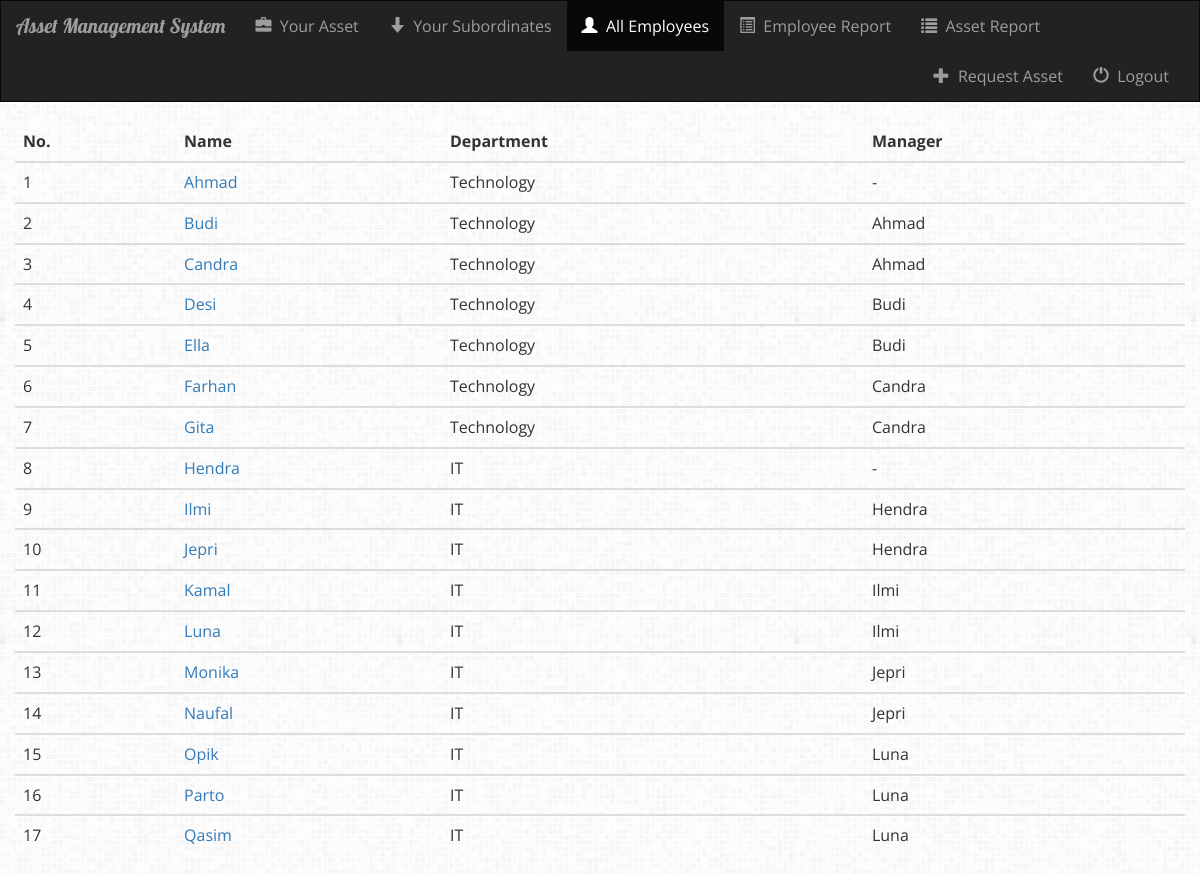
The app's page /ams/employees/ (signed in) with its own data.
### ams/models.py (models this page shows)
class Employee(models.Model):
    user = models.OneToOneField(User)
    employee_name = models.CharField(max_length=250)
    department = models.ForeignKey(Department, default=1, on_delete=models.CASCADE)
    manager = models.ForeignKey('self', null=True, related_name='employee')
    def __str__(self):
        return self.employee_name

class Department(models.Model):
    department_name = models.CharField(max_length=250)
    def __str__(self):
        return self.department_name

### ams/views.py (the view)
# urls.py: url(r'^employees/(?P<employee_id>[0-9]+)/$', views.employee_detail, name='employee_detail'),
def employees(request):
    if not request.user.is_authenticated():
        return render(request, 'ams/login.html')
    else:
        all_employees = Employee.objects.all()
        return render(request, 'ams/employees.html', {'all_employees': all_employees})

### ams/templates/ams/employees.html
{% extends 'ams/base.html' %}
{% block employees_active %}active{% endblock %}
{% block body %}
<div class="employees-container container-fluid">
    {% if all_employees %}
        <table class="table table-hover">
            <thead>
                <tr>
                    <th scope="col">No.</th>
                    <th scope="col">Name</th>
                    <th scope="col">Department</th>
                    <th scope="col">Manager</th>
                </tr>
            </thead>
            {% for employee in all_employees %}
                <tbody>
                    <tr>
                        <td>{{ forloop.counter }}</td>
                        <td>
                            <a href="{% url 'ams:employee_detail' employee.id %}">{{ employee.employee_name }}</a>
                        </td>
                        <td>{{ employee.department }}</td>
                        {% if employee.manager is None %}
                            <td>-</td>
                        {% else %}
                            <td>{{ employee.manager }}</td>
                        {% endif %}
                    </tr>
                </tbody>
            {% endfor %}
        </table>
    {% else %}
        <h1>There is no employees</h1>
    {% endif %}
</div>
{% endblock %}

### ams/templates/ams/base.html (shortened to what this page needs)
<!DOCTYPE html>
<html lang="en">
<head>
    {% load staticfiles %}
    <link href="https://maxcdn.bootstrapcdn.com/bootstrap/3.3.6/css/bootstrap.min.css" rel="stylesheet" type="text/css">
    <link href="{% static 'ams/style.css' %}" rel="stylesheet" type="text/css"/>
</head>
<body>
<nav class="navbar navbar-inverse">
    <div class="container-fluid">
        <div class="navbar-header">
            <a class="navbar-brand" href="{% url 'ams:index' %}">Asset Management System</a>
        </div>
        <div class="collapse navbar-collapse" id="topNavBar">
            <ul class="nav navbar-nav">
                <li class="{% block assets_active %}{% endblock %}">
                    <a href="{% url 'ams:index' %}">
                        <span class="glyphicon glyphicon-briefcase" aria-hidden="true"></span>&nbsp; Your Asset
                    </a>
                </li>
                <li class="{% block subordinates_active %}{% endblock %}">
                    <a href="{% url 'ams:subordinates' %}">
                        <span class="glyphicon glyphicon-arrow-down" aria-hidden="true"></span>&nbsp; Your Subordinates
                    </a>
                </li>
                <li class="{% block employees_active %}{% endblock %}">
                    <a href="{% url 'ams:employees' %}">
                        <span class="glyphicon glyphicon-user" aria-hidden="true"></span>&nbsp; All Employees
                    </a>
                </li>
                <li class="{% block employee_report_active %}{% endblock %}">
                    <a href="{% url 'ams:employee_report' %}">
                        <span class="glyphicon glyphicon-list-alt" aria-hidden="true"></span>&nbsp; Employee Report
                    </a>
                </li>
                <li class="{% block asset_report_active %}{% endblock %}">
                    <a href="{% url 'ams:asset_report' %}">
                        <span class="glyphicon glyphicon-list" aria-hidden="true"></span>&nbsp; Asset Report
                    </a>
                </li>
            </ul>
            <ul class="nav navbar-nav navbar-right">
                <li class="{% block request_asset_active %}{% endblock %}">
                    <a href="{% url 'ams:request_asset' %}">
                        <span class="glyphicon glyphicon-plus" aria-hidden="true"></span>&nbsp; Request Asset
                    </a>
                </li>
                <li>
                    <a href="{% url 'ams:logout_user' %}">
                        <span class="glyphicon glyphicon-off" aria-hidden="true"></span>&nbsp; Logout
                    </a>
                </li>
            </ul>
        </div>
    </div>
</nav>
{% block body %}
{% endblock %}
</body>
</html>

### ams/static/ams/style.css (style rules this page uses)
body { background: white url("images/background.png"); font-family: 'Open Sans', sans-serif; font-size: 16px; }
.navbar { border-radius: 0; }
.navbar-brand { font-family: 'Lobster', cursive; font-size: 20px; }

### records on screen
Employee: employee_name "Ahmad", department "Technology"
Employee: employee_name "Budi", department "Technology", manager "Ahmad"
Employee: employee_name "Candra", department "Technology", manager "Ahmad"
Employee: employee_name "Desi", department "Technology", manager "Budi"
Employee: employee_name "Ella", department "Technology", manager "Budi"
Employee: employee_name "Farhan", department "Technology", manager "Candra"
Employee: employee_name "Gita", department "Technology", manager "Candra"
Employee: employee_name "Hendra", department "IT"
Employee: employee_name "Ilmi", department "IT", manager "Hendra"
Employee: employee_name "Jepri", department "IT", manager "Hendra"
Employee: employee_name "Kamal", department "IT", manager "Ilmi"
Employee: employee_name "Luna", department "IT", manager "Ilmi"
Employee: employee_name "Monika", department "IT", manager "Jepri"
Employee: employee_name "Naufal", department "IT", manager "Jepri"
Employee: employee_name "Opik", department "IT", manager "Luna"
Employee: employee_name "Parto", department "IT", manager "Luna"
Employee: employee_name "Qasim", department "IT", manager "Luna"
